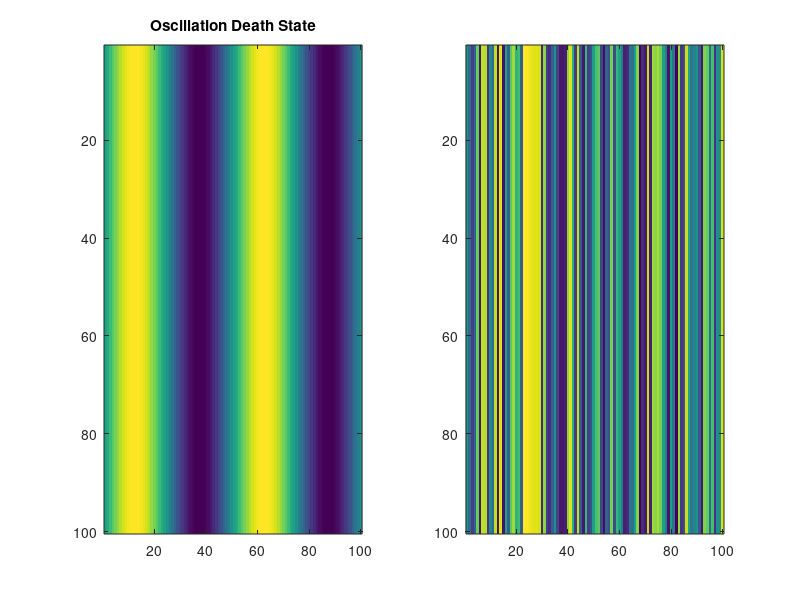

MATLAB code to generate this figure: (Note: this script raises an error after producing the figure.)
% simulate CD and OD
clear; clc;
n = 100;

%% simulate chimera types to test 

% 1. simulate fully incoherent death state
Yr = ones(n,1)*rand(1,n);

% 2. simulate fully coherent death state, using a sine wave to make
% correlated entries again
Yc = ones(n,1)*(1 + 0.1.*sin(4*pi.*(1:n)/n));
subplot(1,2,1)
imagesc(Yc)
title("Oscillation Death State")

% 3. randomly assign either coherent or incoherent death state to system
% nodes
Y = Yc;
inds = randi([1,n],4);
inds = sort(inds);

Y(:,1:inds(1)) = Yr(:,1:inds(1));
Y(:,inds(2):inds(3)) = Yr(:,inds(2):inds(3));
Y(:,inds(4):end) = Yr(:,inds(4):end);

subplot(1,2,2)
imagesc(Y)
for i = 1:4
    xline(inds(i),'r','LineWidth',2);
end

title("Chimera Death State");

